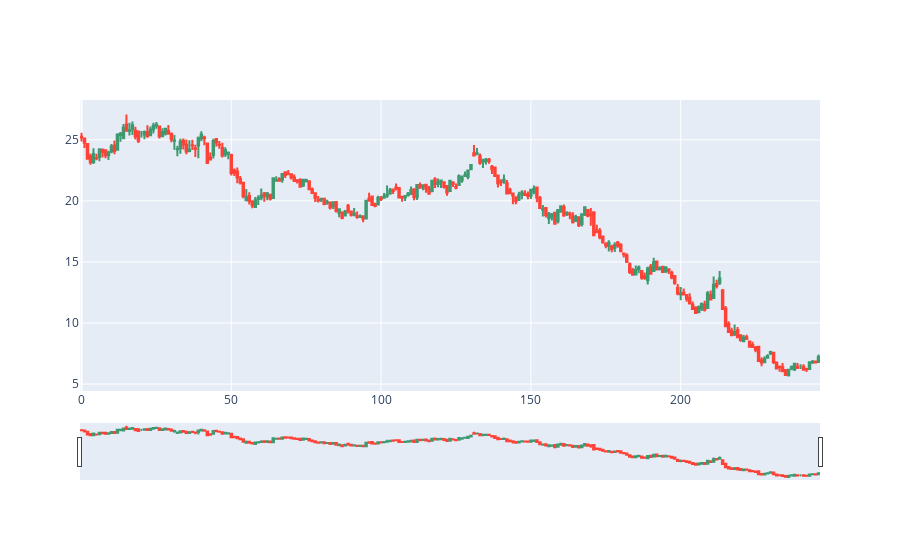

This figure's notebook cell:
### Code cell
#grafico de velas
fig = go.Figure(data=[go.Candlestick(x=dados.index,
                open=dados['Abertura'],
                high=dados['Maior'],
                low=dados['Menor'],
                close=dados['Fechamento'])])
fig.show()

### Figure 1 — Plotly figure (JSON) as saved in the notebook; plotly's stock layout.template omitted (floating-point values rounded to 4 significant figures; data arrays with more than 128 entries replaced by an {"elided": "..."} marker saying what was removed)
{"data": [{"close": {"elided": "247 float values"}, "high": {"elided": "247 float values"}, "low": {"elided": "247 float values"}, "open": {"elided": "247 float values"}, "type": "candlestick", "x": {"elided": "247 int values"}}], "layout": {}}
